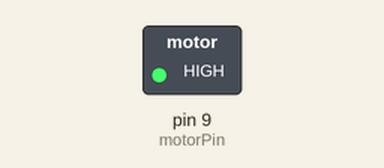
A sketch run on a simulated Arduino Uno, built with avr-gcc and run on an emulated ATmega328P. Parts: switched loads named in the sketch (green lamp = pin HIGH).

Above: at 1.0 s.
At 3.0 s:
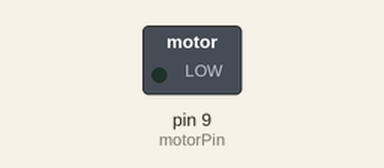
Timing chart, 0 to 5.2 s (numbered marks = the images above):
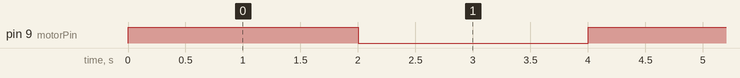

The sketch:

dcmotor.ino
```cpp
int motorPin = 9;

void setup()
{
  pinMode(motorPin, OUTPUT);
}

void loop()
{
  analogWrite(motorPin, 255);
  delay(2000);
  analogWrite(motorPin, 0);
  delay(2000);
}
```

Measured:
- by itself, pin 9 (motorPin): alternates HIGH for 2.0 s and LOW for 2.0 s
